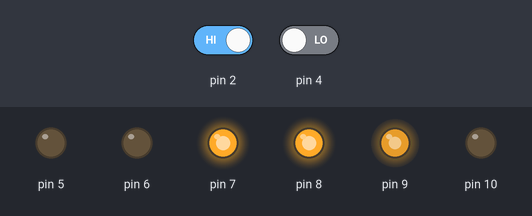
This sketch was run on a simulated Arduino Uno, built with avr-gcc and run on an emulated ATmega328P. On the bench: output pins drawn as LEDs (lit = HIGH). The inputs (shaded band) are chosen by the test bench; at power-on: pin 2 HIGH, pin 4 LOW.

Above: at 1.2 s.
1.3 s: pin 2 driven LOW
At 3.8 s:
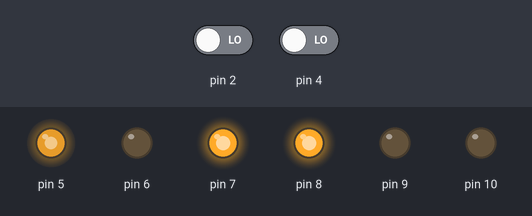
4.3 s: pin 4 driven HIGH
At 6.5 s:
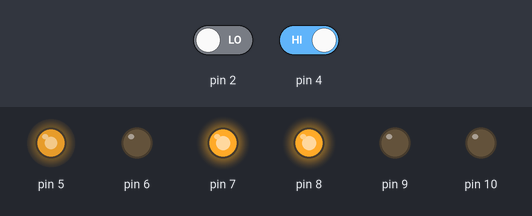
6.8 s: pin 2 driven HIGH
At 7.7 s:
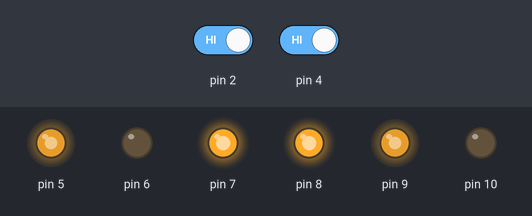
Timing chart, 0 to 9.8 s (numbered marks = the images above; inputs shaded):
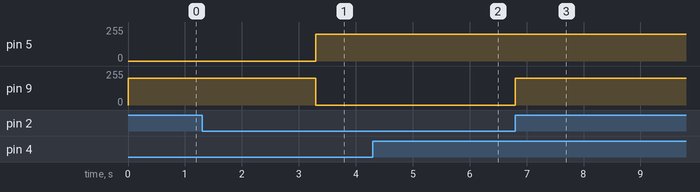

Measured:
- after the input at 1.3 s, pin 5: 0/255 → 200/255 after 2.0 s; pin 9: 200/255 → 0/255 after 2.0 s
- after the input at 4.3 s, pin 5: stays 200/255 (without the input it goes to 0/255 after 1.0 s)
- after the input at 6.8 s, pin 9: 0/255 → 200/255 at once

The sketch:

test_2.ino
```cpp
int irl_pow = 7;
int irr_pow = 8;
int irl_op = 2;
int irr_op = 4;
int lm_f = 5;
int lm_b = 6;
int rm_f = 9;
int rm_b = 10;
int l, r;
int x = 0;
int y = 0;
int z = 0;
int w = 0;
void setup() {
  // put your setup code here, to run once:
  pinMode(5, OUTPUT);
  pinMode(6, OUTPUT);
  pinMode(9, OUTPUT);
  pinMode(10, OUTPUT);
  pinMode(7, OUTPUT);
  pinMode(8, OUTPUT);
  pinMode(2, INPUT);
  pinMode(4, INPUT);
  digitalWrite(7, HIGH);
  digitalWrite(8, HIGH);
  Serial.begin(9600);
}

void loop()
{
  // put your main code here, to run repeatedly:
  two_ones();
  pick(x);
  x++;
}

void pick(int point)
{
  int count = 0;
  if (point == 0)
  {
    if (l == 0 && r == 0 && count == 0)
    {
      left_turn();
      delay(2000);
      count++;
    }
    two_ones();
    if (l == 0 && r == 0 && count == 1)
    {
      right_turn();
      delay(2000);
      count++;
    }
    if (l == 0 && r == 0 && count == 2)
    {
      pause();
      return;
    }
  }
  if (point == 1 )
  {
    pause();
  }
}
void readsensor()
{
  l = digitalRead(4);
  r = digitalRead(2);
}
void forward()
{
  analogWrite(5, 200);
  analogWrite(6, 0);
  analogWrite(9, 200);
  analogWrite(10, 0);
}
void left_turn()
{
  analogWrite(5, 0);
  analogWrite(6, 0);
  analogWrite(9, 200);
  analogWrite(10, 0);
}
void right_turn()
{
  analogWrite(5, 200);
  analogWrite(6, 0);
  analogWrite(9, 0);
  analogWrite(10, 0);
}
void turn_over()
{
  analogWrite(5, 200);
  analogWrite(6, 0);
  analogWrite(9, 0);
  analogWrite(10, 200);
}
void pause()
{
  analogWrite(5, 0);
  analogWrite(6, 0);
  analogWrite(9, 0);
  analogWrite(10, 0);
}
void two_ones()
{
  while (true)
  {
    readsensor();
    if (l == 1 && r == 1)
    {
      forward();
    }
    if (l == 0 && r == 1)
    {
      left_turn();
    }
    if (l == 1 && r == 0)
    {
      right_turn();
    }
    if (l == 0 && r == 0)
    {
      pause();
      return;
    }
  }
}
```
